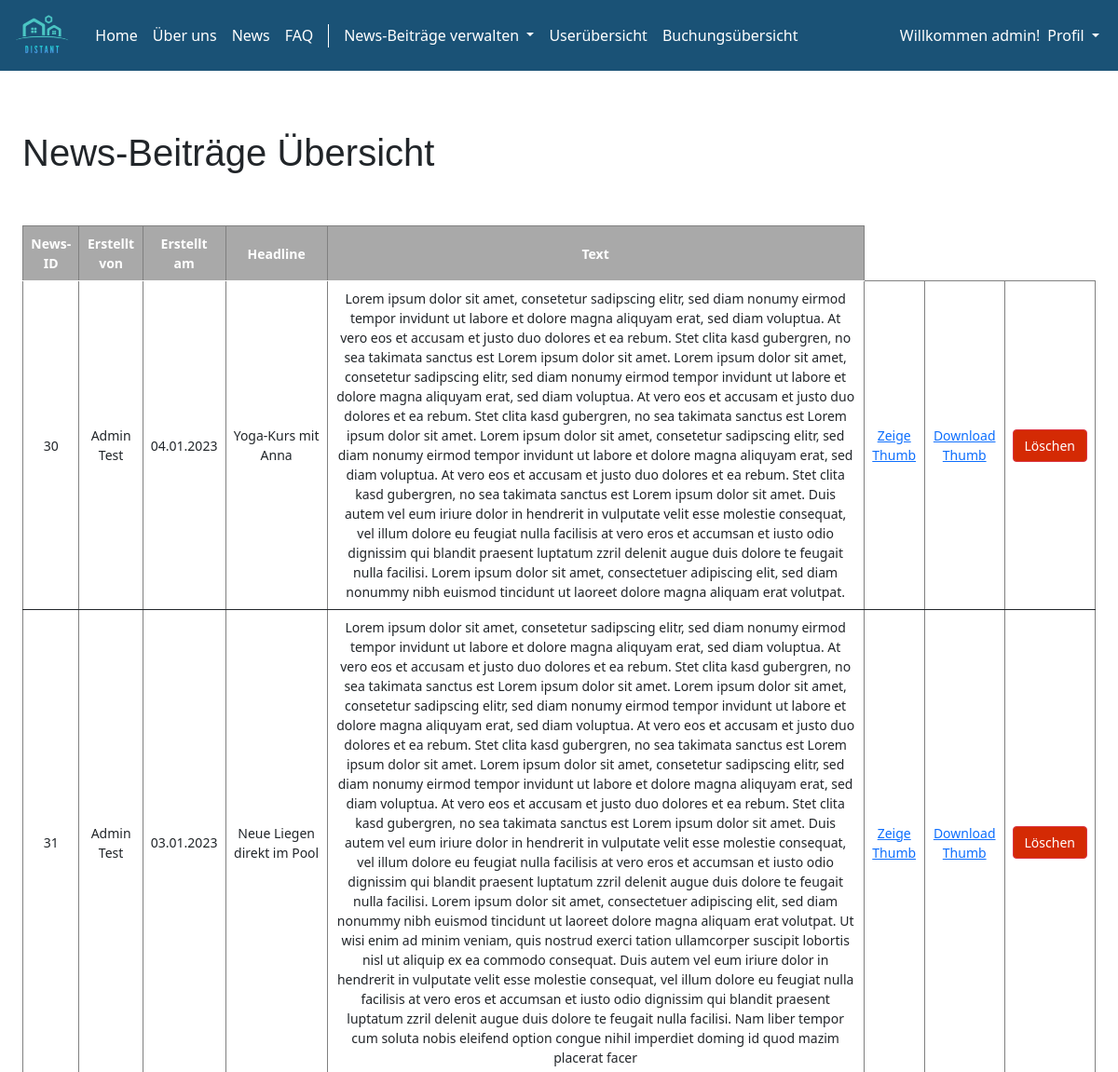
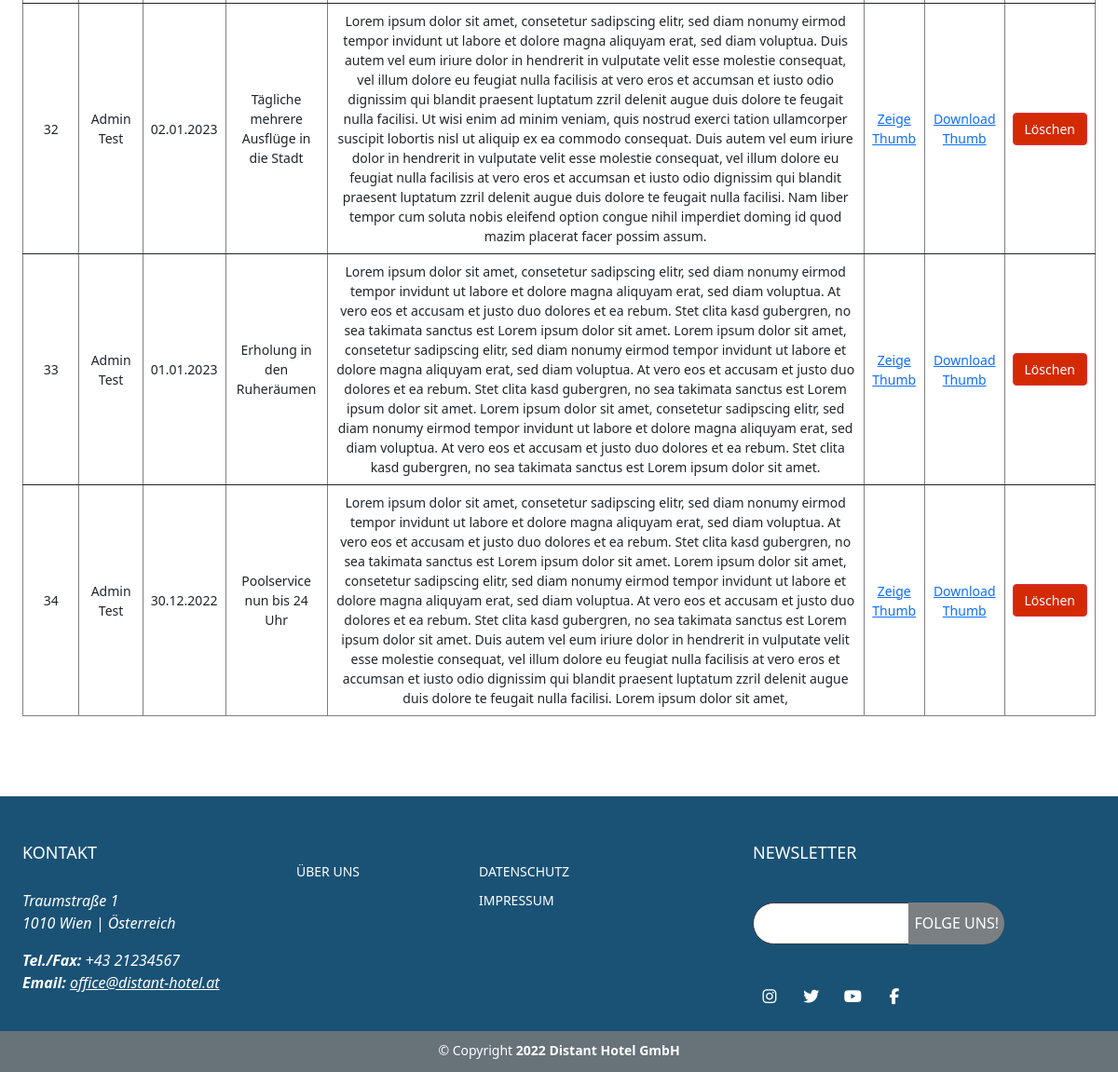
The app's page /newsOverview.php (signed in) with its own data (2 pictures, top to bottom).
### tables this page shows
CREATE TABLE `tbl_news` (
  `id` int(16) NOT NULL,
  `headline` varchar(150) NOT NULL,
  `text` text NOT NULL,
  `personID` int(16) NOT NULL,
  `newsImgPath` varchar(200) NOT NULL,
  `newsImgThumbPath` varchar(200) NOT NULL,
  `publicationDate` timestamp NOT NULL DEFAULT current_timestamp()
);

CREATE TABLE `user_profile` (
  `personID` int(16) NOT NULL,
  `firstName` varchar(24) DEFAULT NULL,
  `lastName` varchar(24) DEFAULT NULL,
  `email` varchar(24) DEFAULT NULL,
  `zipcode` varchar(16) DEFAULT NULL,
  `city` varchar(24) DEFAULT NULL,
  `address` varchar(24) DEFAULT NULL,
  `address2` varchar(24) DEFAULT NULL,
  `tel` varchar(24) DEFAULT NULL,
  `salutation` varchar(16) DEFAULT NULL,
  `target_file` varchar(128) DEFAULT NULL
);

### config/dbaccess.php (called while the page is built, shortened)
<?php
$mysqli_tbl_u_profile = "user_profile";
$mysqli_tbl_news = "tbl_news";
?>

### newsOverview.php (the view, shortened to what this page needs)
<?php
    require(dirname(__FILE__, 1) . "\components\session.php");
    require(dirname(__FILE__, 1) . "\config\dbaccess.php");
?>
<!DOCTYPE html>
<html lang="en">
<head>
    <?php include "components/head.php";?>
</head>
<body>
    <nav>
    </nav>
    <main>
    <div class="content">
            <div class="container">
                    <h1 class="headline">News-Beiträge Übersicht</h1>
                    <div class="row g-3">
                    </div>
                    <div class="table-responsive">
                        <table class="table">
                            <thead>
                                <tr>
                                    <th scope="col">News-ID</th>
                                    <th scope="col">Erstellt von</th>
                                    <th scope="col">Erstellt am</th>
                                    <th scope="col">Headline</th>
                                    <th scope="col">Text</th>
                                </tr>
                            </thead>
                            <?php
                            $sqlSelectNews = "SELECT * FROM $mysqli_tbl_news ORDER BY publicationDate DESC";
                            $result = $con->query($sqlSelectNews);
                            while ($row = $result->fetch_assoc()) {
                                $headline = $row["headline"];
                                $text = $row["text"];
                                $personID = $row["personID"];
                                $newsImgThumbPath = $row["newsImgThumbPath"];
                                $newsID = $row["id"];
                                $publicationDate = $row["publicationDate"];
                                $date = date("d.m.Y", strtotime($publicationDate));
                                $sqlSelectPerson = "SELECT * FROM $mysqli_tbl_u_profile WHERE personID = $personID";
                                $resultPerson = $con->query($sqlSelectPerson);
                                while ($rowPerson = $resultPerson->fetch_assoc()) {
                                    $firstname = $rowPerson["firstName"];
                                    $lastname = $rowPerson["lastName"];
                                } ?>
                            <tbody>
                                <tr>
                                    <td scope="row"><?php echo $newsID; ?></td>
                                    <td><?php echo $firstname . " " . $lastname; ?></td>
                                    <td><?php echo $date; ?></td>
                                    <td><?php echo $headline; ?></td>
                                    <td><?php echo $text; ?></td>
                                    <td><a href="<?php echo $newsImgThumbPath; ?>" target="_blank">Zeige Thumb</a></td>
                                    <td><a href="<?php echo $newsImgThumbPath; ?>" download="<?php echo $newsImgThumbPath; ?>">Download Thumb</a></td>
                                    <td><button type="button" class="btn btn-danger " data-bs-toggle="modal" data-bs-target="#deletNews_<?php echo $newsID; ?>">
                                            Löschen
                                        </button>
                                    </td>
                                </tr>
                            </tbody>
                            <?php } ?>
                        </table>
                    </div>
            </div>
    </main>
    <footer class="footer sticky-bottom">
        <?php include "components/footer.php";?>
    </footer>
</body>
</html>

### res/css/mystyle.css (style rules this page uses)
main { margin-top: 100px; }
body { padding-top: 10px; min-height: 100vh; display: flex; flex-direction: column; }
.content { margin: 30px 0 70px; }
.headline { font-family: "Popins", sans-serif; margin: 30px 0 30px 0; }
.btn { color: white; background-color: #677279; }
.btn-danger { color: white; background-color: #D42A04; }
footer { background: #677279; color: #fff; font-size: 14px; margin-top: auto; display: block; }
.container { width: 100%; max-width: 80rem; margin: 0 auto; padding: 0 1.5rem; }
table, table-responsive { margin: 0 auto; border-collapse: collapse; vertical-align: middle; }
th, td { border: 1px solid grey; padding: 5px; vertical-align: middle; text-align: center; font-size: 14px; }
td .btn { font-size: 14px; }
thead { background-color: darkgray; color: white; text-align: center; }

### records on screen
tbl_news: id "30", personID.firstName "Admin", personID.lastName "Test", publicationDate "04.01.2023", headline "Yoga-Kurs mit Anna", text "Lorem ipsum dolor sit amet, consetetur sadipscing elitr, sed diam nonumy eirmod tempor invidunt ut labore et dolore magna aliquyam erat, sed diam voluptua. At vero eos et accusam et justo duo dolores et ea rebum. Stet clita kasd gubergren, no sea takimata sanctus est Lorem ipsum dolor sit amet. Lorem ipsum dolor sit amet, consetetur sadipscing elitr, sed diam nonumy eirmod tempor invidunt ut labore et dolore magna aliquyam erat, sed diam voluptua. At vero eos et accusam et justo duo dolores et ea rebum. Stet clita kasd gubergren, no sea takimata sanctus est Lorem ipsum dolor sit amet. Lorem ipsum dolor sit amet, consetetur sadipscing elitr, sed diam nonumy eirmod tempor invidunt ut labore…"
tbl_news: id "31", personID.firstName "Admin", personID.lastName "Test", publicationDate "03.01.2023", headline "Neue Liegen direkt im Pool", text "Lorem ipsum dolor sit amet, consetetur sadipscing elitr, sed diam nonumy eirmod tempor invidunt ut labore et dolore magna aliquyam erat, sed diam voluptua. At vero eos et accusam et justo duo dolores et ea rebum. Stet clita kasd gubergren, no sea takimata sanctus est Lorem ipsum dolor sit amet. Lorem ipsum dolor sit amet, consetetur sadipscing elitr, sed diam nonumy eirmod tempor invidunt ut labore et dolore magna aliquyam erat, sed diam voluptua. At vero eos et accusam et justo duo dolores et ea rebum. Stet clita kasd gubergren, no sea takimata sanctus est Lorem ipsum dolor sit amet. Lorem ipsum dolor sit amet, consetetur sadipscing elitr, sed diam nonumy eirmod tempor invidunt ut labore…"
tbl_news: id "32", personID.firstName "Admin", personID.lastName "Test", publicationDate "02.01.2023", headline "Tägliche mehrere Ausflüge in die Stadt", text "Lorem ipsum dolor sit amet, consetetur sadipscing elitr, sed diam nonumy eirmod tempor invidunt ut labore et dolore magna aliquyam erat, sed diam voluptua. Duis autem vel eum iriure dolor in hendrerit in vulputate velit esse molestie consequat, vel illum dolore eu feugiat nulla facilisis at vero eros et accumsan et iusto odio dignissim qui blandit praesent luptatum zzril delenit augue duis dolore te feugait nulla facilisi. Ut wisi enim ad minim veniam, quis nostrud exerci tation ullamcorper suscipit lobortis nisl ut aliquip ex ea commodo consequat. Duis autem vel eum iriure dolor in hendrerit in vulputate velit esse molestie consequat, vel illum dolore eu feugiat nulla facilisis at vero…"
tbl_news: id "33", personID.firstName "Admin", personID.lastName "Test", publicationDate "01.01.2023", headline "Erholung in den Ruheräumen", text "Lorem ipsum dolor sit amet, consetetur sadipscing elitr, sed diam nonumy eirmod tempor invidunt ut labore et dolore magna aliquyam erat, sed diam voluptua. At vero eos et accusam et justo duo dolores et ea rebum. Stet clita kasd gubergren, no sea takimata sanctus est Lorem ipsum dolor sit amet. Lorem ipsum dolor sit amet, consetetur sadipscing elitr, sed diam nonumy eirmod tempor invidunt ut labore et dolore magna aliquyam erat, sed diam voluptua. At vero eos et accusam et justo duo dolores et ea rebum. Stet clita kasd gubergren, no sea takimata sanctus est Lorem ipsum dolor sit amet. Lorem ipsum dolor sit amet, consetetur sadipscing elitr, sed diam nonumy eirmod tempor invidunt ut labore…"
tbl_news: id "34", personID.firstName "Admin", personID.lastName "Test", publicationDate "30.12.2022", headline "Poolservice nun bis 24 Uhr", text "Lorem ipsum dolor sit amet, consetetur sadipscing elitr, sed diam nonumy eirmod tempor invidunt ut labore et dolore magna aliquyam erat, sed diam voluptua. At vero eos et accusam et justo duo dolores et ea rebum. Stet clita kasd gubergren, no sea takimata sanctus est Lorem ipsum dolor sit amet. Lorem ipsum dolor sit amet, consetetur sadipscing elitr, sed diam nonumy eirmod tempor invidunt ut labore et dolore magna aliquyam erat, sed diam voluptua. At vero eos et accusam et justo duo dolores et ea rebum. Stet clita kasd gubergren, no sea takimata sanctus est Lorem ipsum dolor sit amet. Duis autem vel eum iriure dolor in hendrerit in vulputate velit esse molestie consequat, vel illum dolore…"

### other values on screen
$_SESSION["username"] "admin"
